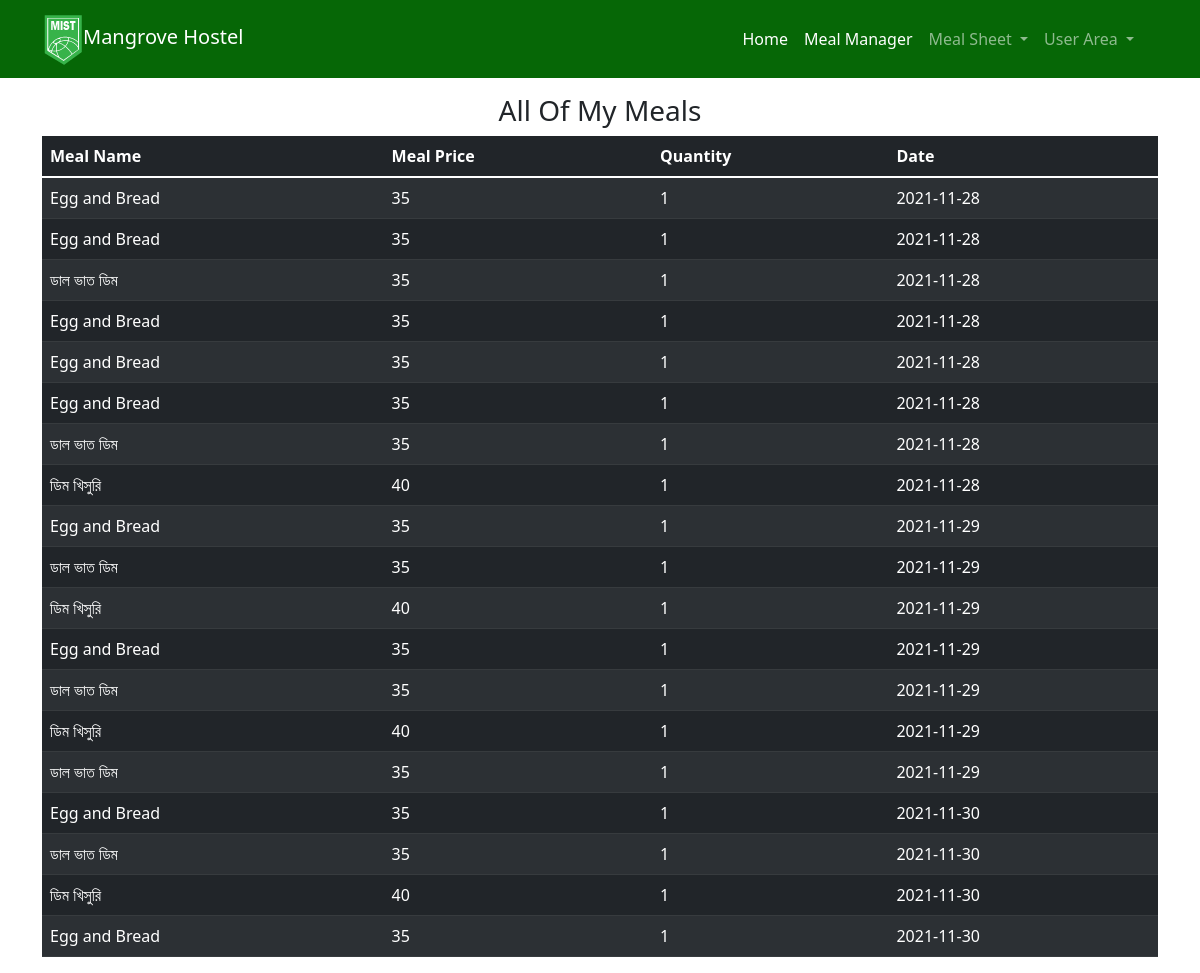
The page /mealhiostry/ (signed in) on the database its author committed.
### mist/models.py (models this page shows, shortened)
class All_Meal_Order(models.Model):
    id=models.AutoField(primary_key=True)
    Name=models.CharField(max_length=50,default="")
    Hostel=models.CharField(max_length=13,default=1)
    Food_Name=models.CharField(max_length=50,default="")
    Food_ID=models.CharField(max_length=50,default="")
    Price=models.CharField(max_length=50,default="")
    Quantity=models.CharField(max_length=10,default="")
    Date_Time=models.CharField(max_length=50,default="")
    When=models.CharField(max_length=30,default="breakfast")

### mist/views.py (the view)
# urls.py: path('mealhiostry/', views.mealhiostry,name="mealhiostry"),
def mealhiostry(request):
    allmeal=All_Meal_Order.objects.filter(Name__icontains=request.user)
    sendvar={
        "allmeal":allmeal
    }
    return render(request,"allmeal.html",sendvar)

### mist/templates/allmeal.html (shortened to what this page needs)
{% extends 'base.html' %}
{% load static %}
{% block head %}
<link rel="stylesheet" type="text/css" href="{% static 'style.css' %}">
{% endblock  %}
{% block body %}
    <div class="container mt-3">
    <h3 align="center">All Of My Meals</h3>
        <table class="table table-dark table-striped container">
            <thead>
                <tr>
                    <th scope="col">Meal Name</th>
                    <th scope="col">Meal Price</th>
                    <th scope="col">Quantity</th>
                    <th scope="col">Date</th>
                </tr>
            </thead>
            <tbody>
            {% for i in allmeal %}
                <tr>
                    <td>{{i.Food_Name}}</td>
                    <td>{{i.Price}}</td>
                    <td>{{i.Quantity}}</td>
                    <td>{{i.Date_Time}}</td>
                </tr>
            {% endfor %}
            </tbody>
        </table>
    </div>
{% endblock  %}

### rows shown on the page
All_Meal_Order: Food_Name "Egg and Bread", Price "35", Quantity "1", Date_Time "2021-11-28"
All_Meal_Order: Food_Name "Egg and Bread", Price "35", Quantity "1", Date_Time "2021-11-28"
All_Meal_Order: Food_Name "ডাল ভাত ডিম", Price "35", Quantity "1", Date_Time "2021-11-28"
All_Meal_Order: Food_Name "Egg and Bread", Price "35", Quantity "1", Date_Time "2021-11-28"
All_Meal_Order: Food_Name "Egg and Bread", Price "35", Quantity "1", Date_Time "2021-11-28"
All_Meal_Order: Food_Name "Egg and Bread", Price "35", Quantity "1", Date_Time "2021-11-28"
All_Meal_Order: Food_Name "ডাল ভাত ডিম", Price "35", Quantity "1", Date_Time "2021-11-28"
All_Meal_Order: Food_Name "ডিম খিসুরি", Price "40", Quantity "1", Date_Time "2021-11-28"
All_Meal_Order: Food_Name "Egg and Bread", Price "35", Quantity "1", Date_Time "2021-11-29"
All_Meal_Order: Food_Name "ডাল ভাত ডিম", Price "35", Quantity "1", Date_Time "2021-11-29"
All_Meal_Order: Food_Name "ডিম খিসুরি", Price "40", Quantity "1", Date_Time "2021-11-29"
All_Meal_Order: Food_Name "Egg and Bread", Price "35", Quantity "1", Date_Time "2021-11-29"
All_Meal_Order: Food_Name "ডাল ভাত ডিম", Price "35", Quantity "1", Date_Time "2021-11-29"
All_Meal_Order: Food_Name "ডিম খিসুরি", Price "40", Quantity "1", Date_Time "2021-11-29"
All_Meal_Order: Food_Name "ডাল ভাত ডিম", Price "35", Quantity "1", Date_Time "2021-11-29"
All_Meal_Order: Food_Name "Egg and Bread", Price "35", Quantity "1", Date_Time "2021-11-30"
All_Meal_Order: Food_Name "ডাল ভাত ডিম", Price "35", Quantity "1", Date_Time "2021-11-30"
All_Meal_Order: Food_Name "ডিম খিসুরি", Price "40", Quantity "1", Date_Time "2021-11-30"
All_Meal_Order: Food_Name "Egg and Bread", Price "35", Quantity "1", Date_Time "2021-11-30"
